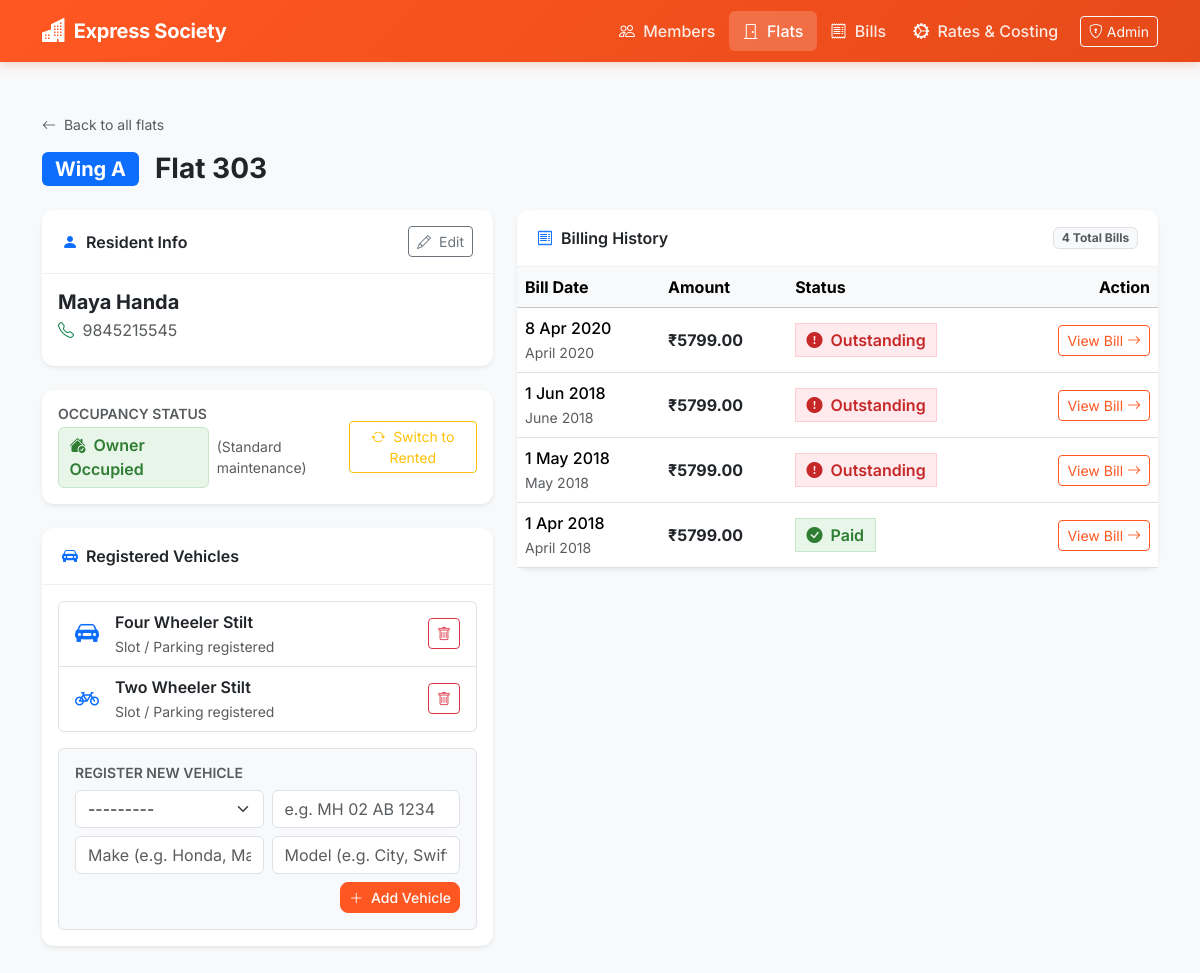
Screenshot of /flats/303A/ with the database file from the repository.
### members/models.py (models this page shows, shortened)
class Flat (models.Model):
        flat_number     = models.CharField(max_length=3,
                        verbose_name='Flat Number',
                        validators = [number_validator],
                        )
        wing            = models.CharField(max_length=1)
        slug            = models.SlugField(unique = True, blank=True)
        class Meta:
                unique_together = ("flat_number", "wing")
        def __str__(self):
                return "{} {}".format( self.flat_number, self.wing)

class Guest (models.Model):
        flat_number     = models.OneToOneField(Flat, on_delete=models.CASCADE)
        first_name      = models.CharField(max_length = 200)
        last_name       = models.CharField(max_length = 200)
        mobile          = models.CharField(max_length = 10,
                validators = [mobile_validator]
                )
        def full_name(self):
                return "{} {}".format(self.first_name, self.last_name)

class Vehicle(models.Model):
        TYPE = (
                ("TWST", "Two Wheeler Stilt"),
                ("FWST", "Four Wheeler Stilt"),
                ("TWOU", "Two Wheeler Outside"),
                ("FWOU", "Four Wheeler Outside"),
        )
        vehicle         = models.CharField(max_length=4, choices=TYPE)
        flat            =models.ForeignKey(Flat, on_delete=models.CASCADE)
        registration_number = models.CharField(
                max_length=15,
                blank=True,
                default="",
                verbose_name="Registration Number",
                help_text="e.g. MH 02 AB 1234 or 22 BH 1234 AB",
                validators=[indian_vehicle_reg_validator],
        )
        make = models.CharField(max_length=50, blank=True, default="", verbose_name="Make")
        model = models.CharField(max_length=50, blank=True, default="", verbose_name="Model")

### billing/models.py (models this page shows, shortened)
class FlatBill(models.Model):
    flat_name       = models.ForeignKey(Flat, on_delete=models.CASCADE)
    bill_date       = models.DateField("Bill Date", auto_now_add=True)
    municipal_tax   = models.DecimalField(max_digits=10, decimal_places=2, help_text = "Taxes Levied by BMC")
    maintenance     = models.DecimalField(max_digits=10, decimal_places=2, help_text = "Maintenance Charges")
    water_charges   = models.DecimalField(max_digits=10, decimal_places=2, help_text = "Water Costs")
    parking_charges = models.DecimalField(max_digits=10, decimal_places=2, help_text = "Car/Scooter/Stilt")
    sinking_fund    = models.DecimalField(max_digits=10, decimal_places=2, help_text = "Sinking Fund")
    building_repair = models.DecimalField(max_digits=10, decimal_places=2, help_text = "Fund for Building Repairs")
    is_paid         = models.BooleanField(default=False)
    elec_ins_chgs   = models.DecimalField("Electricity Insurance Charges", max_digits=10,
                                            decimal_places=2,
                                            help_text = "Electricity Insurance"
                                        )
    noc_charges     = models.DecimalField("N.O.C. Charges", max_digits=10, decimal_places=2,
                                         help_text = "Non Occupancy Charges",
                                         default = 0,
                                         )
    add_item_name_1 = models.CharField("Additional Items e.g. Building Maintenance",
                                        max_length=100, blank=True )
    add_item_name_2 = models.CharField("Additional Items e.g. Emergency_fund",
                                        max_length=100, blank=True )
    add_item_amt_1  = models.DecimalField(default = 0, max_digits=10, decimal_places=2, help_text = "Amount for Additional Item 1")
    add_item_amt_2  = models.DecimalField(default = 0, max_digits=10, decimal_places=2, help_text = "Amount for Additional Item 2")
    def total(self):
        return(self.municipal_tax +
                self.maintenance +
                self.water_charges +
                self.parking_charges +
                self.sinking_fund +
                self.building_repair +
                self.elec_ins_chgs +
                self.noc_charges +
                self.add_item_amt_1 +
                self.add_item_amt_2
                )

### members/views.py (the view)
# urls.py: path('flats/<slug:slug>/', FlatDetailView.as_view(), name="flat_detail"),
class FlatDetailView(View):
    def get(self, request, slug, *args, **kwargs):
        return flat_detail_view(request, slug)

### members/forms.py
class VehicleForm(BootstrapFormMixin, forms.ModelForm):
    class Meta:
        model = Vehicle
        fields = ['vehicle', 'registration_number', 'make', 'model']
        widgets = {
            'vehicle': forms.Select(attrs={'class': 'form-select'}),
            'registration_number': forms.TextInput(attrs={
                'class': 'form-control text-uppercase',
                'placeholder': 'e.g. MH 02 AB 1234',
                'maxlength': '15',
            }),
            'make': forms.TextInput(attrs={
                'class': 'form-control',
                'placeholder': 'Make (e.g. Honda, Maruti)',
                'maxlength': '50',
            }),
            'model': forms.TextInput(attrs={
                'class': 'form-control',
                'placeholder': 'Model (e.g. City, Swift)',
                'maxlength': '50',
            }),
        }
    def __init__(self, *args, **kwargs):
        super().__init__(*args, **kwargs)
        self.fields['registration_number'].required = True

### members/views.py (called while the page is built)
def flat_detail_view(request, slug):
    flat = get_object_or_404(Flat, slug=slug)
    rental_status, _ = RentalStatus.objects.get_or_create(flat_number=flat)
    vehicles = flat.vehicle_set.all()
    bills = flat.flatbill_set.all().order_by('-bill_date', '-id')
    vehicle_form = VehicleForm()
    context = {
        'flat': flat,
        'rental_status': rental_status,
        'vehicles': vehicles,
        'bills': bills,
        'vehicle_form': vehicle_form,
    }
    return render(request, 'members/flat_detail.html', context)

### society/templates/members/flat_detail.html (shortened to what this page needs)
{% extends 'base.html' %}
{% block content %}
<div class="mb-3">
    <a href="{% url 'all_flats' %}" class="text-decoration-none text-muted small">
        <i class="bi bi-arrow-left me-1"></i> Back to all flats
    </a>
</div>
<div class="row align-items-center mb-4">
    <div class="col-md-8">
        <div class="d-flex align-items-center">
            <span class="badge bg-primary fs-5 me-3">Wing {{ flat.wing }}</span>
            <h2 class="h3 fw-bold mb-0">Flat {{ flat.flat_number }}</h2>
        </div>
    </div>
</div>
<div class="row g-4">
    <div class="col-lg-5">
        <div class="card shadow-sm border-0 mb-4">
            <div class="card-header d-flex justify-content-between align-items-center">
                <span class="fw-semibold">
                    <i class="bi bi-person-fill text-primary me-2"></i>Resident Info
                </span>
                {% if flat.guest %}
                    <a href="{% url 'edit' flat.guest.id %}" class="btn btn-sm btn-outline-secondary">
                        <i class="bi bi-pencil me-1"></i> Edit
                    </a>
                {% endif %}
            </div>
            <div class="card-body">
                {% if flat.guest %}
                    <h5 class="fw-bold mb-1">{{ flat.guest.full_name }}</h5>
                    <div class="text-muted mb-2">
                        <i class="bi bi-telephone me-1 text-success"></i>
                        <a href="tel:{{ flat.guest.mobile }}" class="text-decoration-none text-muted">{{ flat.guest.mobile }}</a>
                    </div>
                {% endif %}
            </div>
        </div>
        {% include 'members/partials/rental_status_card.html' %}
        <div class="card shadow-sm border-0 mb-4">
            <div class="card-header fw-semibold">
                <i class="bi bi-car-front-fill text-primary me-2"></i>Registered Vehicles
            </div>
            <div class="card-body">
                {% include 'members/partials/vehicle_list.html' %}
            </div>
        </div>
    </div>
    <div class="col-lg-7">
        <div class="card shadow-sm border-0">
            <div class="card-header d-flex justify-content-between align-items-center">
                <span class="fw-semibold">
                    <i class="bi bi-receipt text-primary me-2"></i>Billing History
                </span>
                <span class="badge bg-light text-muted border">{{ bills.count }} Total Bill{{ bills.count|pluralize }}</span>
            </div>
            <div class="card-body p-0">
                <div class="table-responsive">
                    <table class="table table-hover align-middle mb-0">
                        <thead class="table-light">
                            <tr>
                                <th>Bill Date</th>
                                <th>Amount</th>
                                <th>Status</th>
                                <th class="text-end">Action</th>
                            </tr>
                        </thead>
                        <tbody>
                            {% for bill in bills %}
                                <tr>
                                    <td>
                                        <div class="fw-medium">{{ bill.bill_date|date:"j M Y" }}</div>
                                        <small class="text-muted">{{ bill.bill_date|date:"F Y" }}</small>
                                    </td>
                                    <td>
                                        <strong class="text-dark">₹{{ bill.total }}</strong>
                                    </td>
                                    <td>
                                        {% if bill.is_paid %}
                                            <span class="badge-paid">
                                                <i class="bi bi-check-circle-fill me-1"></i> Paid
                                            </span>
                                        {% else %}
                                            <span class="badge-outstanding">
                                                <i class="bi bi-exclamation-circle-fill me-1"></i> Outstanding
                                            </span>
                                        {% endif %}
                                    </td>
                                    <td class="text-end">
                                        <a href="{% url 'bill_view' bill.id %}" class="btn btn-sm btn-outline-primary">
                                            View Bill <i class="bi bi-arrow-right"></i>
                                        </a>
                                    </td>
                                </tr>
                            {% empty %}
                                <tr>
                                    <td colspan="4" class="text-center py-4 text-muted">
                                        No billing records found for this flat.
                                    </td>
                                </tr>
                            {% endfor %}
                        </tbody>
                    </table>
                </div>
            </div>
        </div>
    </div>
</div>
{% endblock content %}

### society/templates/members/partials/vehicle_list.html (shortened to what this page needs)
<div id="vehicles-list-container">
    {% if vehicles %}
        <div class="list-group mb-3">
            {% for motor in vehicles %}
                <div id="vehicle-item-{{ motor.id }}" class="list-group-item d-flex justify-content-between align-items-center">
                    <div class="d-flex align-items-center">
                        {% if 'TW' in motor.vehicle %}
                            <i class="bi bi-bicycle fs-4 text-primary me-3"></i>
                        {% else %}
                            <i class="bi bi-car-front-fill fs-4 text-primary me-3"></i>
                        {% endif %}
                        <div>
                            <div class="fw-semibold">
                                {{ motor.get_vehicle_display }}
                            </div>
                            <span class="text-muted small">
                                {% if motor.make or motor.model %}
                                    {{ motor.make }} {{ motor.model }}
                                {% else %}
                                    Slot / Parking registered
                                {% endif %}
                            </span>
                        </div>
                    </div>
                    <div>
                        <button class="btn btn-sm btn-outline-danger"
                                title="Remove vehicle"
                                hx-delete="{% url 'delete_vehicle' motor.id %}"
                                hx-confirm="Remove this vehicle from flat {{ flat }}?"
                                hx-target="#vehicle-item-{{ motor.id }}"
                                hx-swap="outerHTML swap:300ms">
                            <i class="bi bi-trash"></i>
                        </button>
                    </div>
                </div>
            {% endfor %}
        </div>
    {% else %}
        <div class="text-center py-4 text-muted bg-light rounded mb-3">
            <i class="bi bi-car-front fs-2 d-block mb-1"></i>
            <span>No vehicles registered for this flat.</span>
        </div>
    {% endif %}
    <form hx-post="{% url 'add_vehicle' flat.slug %}"
          hx-target="#vehicles-list-container"
          hx-swap="outerHTML"
          class="border rounded p-3 bg-light">
        <h6 class="fw-semibold mb-2 small text-uppercase text-muted">Register New Vehicle</h6>
        <div class="row g-2 align-items-start">
            <div class="col-sm-6">
                {{ vehicle_form.vehicle }}
            </div>
            <div class="col-sm-6">
                {{ vehicle_form.registration_number }}
            </div>
            <div class="col-sm-6">
                {{ vehicle_form.make }}
            </div>
            <div class="col-sm-6">
                {{ vehicle_form.model }}
            </div>
            <div class="col-12 text-end">
                <button type="submit" class="btn btn-primary btn-sm">
                    <i class="bi bi-plus-lg me-1"></i> Add Vehicle
                </button>
            </div>
        </div>
    </form>
</div>

### static/css/stylesheet.css (style rules this page uses)
:root { --brand-primary: #ff5722; --brand-dark: #e64a19; --brand-light: #ffccbc; --text-primary: #212529; --card-shadow: 0 4px 12px rgba(0, 0, 0, 0.05); }
body { padding-top: 5rem; font-family: 'Inter', system-ui, -apple-system, sans-serif; color: var(--text-primary); background-color: #f8f9fa; min-height: 100vh; }
.card { border: 1px solid rgba(0, 0, 0, 0.08); border-radius: 12px; box-shadow: var(--card-shadow); background-color: #ffffff; }
.card-header { background-color: transparent; border-bottom: 1px solid rgba(0, 0, 0, 0.06); font-weight: 600; padding: 1rem 1.25rem; }
.btn-primary { background-color: var(--brand-primary); border-color: var(--brand-primary); font-weight: 500; border-radius: 8px; transition: all 0.2s ease; }
.btn-outline-primary { color: var(--brand-primary); border-color: var(--brand-primary); }
.badge-paid { background-color: #e8f5e9; color: #2e7d32; border: 1px solid #c8e6c9; font-weight: 600; padding: 0.35rem 0.65rem; }
.badge-outstanding { background-color: #ffebee; color: #c62828; border: 1px solid #ffcdd2; font-weight: 600; padding: 0.35rem 0.65rem; }

### rows the page displays
Flat: wing "A", flat_number "303", guest.full_name "Maya Handa", guest.mobile "9845215545"
Vehicle: vehicle "Four Wheeler Stilt", make "Slot / Parking registered"
Vehicle: vehicle "Two Wheeler Stilt", make "Slot / Parking registered"
FlatBill: bill_date "8 Apr 2020", bill_date "April 2020", total "5799.00", is_paid False (drawn)
FlatBill: bill_date "1 Jun 2018", bill_date "June 2018", total "5799.00", is_paid False (drawn)
FlatBill: bill_date "1 May 2018", bill_date "May 2018", total "5799.00", is_paid False (drawn)
FlatBill: bill_date "1 Apr 2018", bill_date "April 2018", total "5799.00", is_paid True (drawn)

### other values shown
{{ bills.count }} "4"
